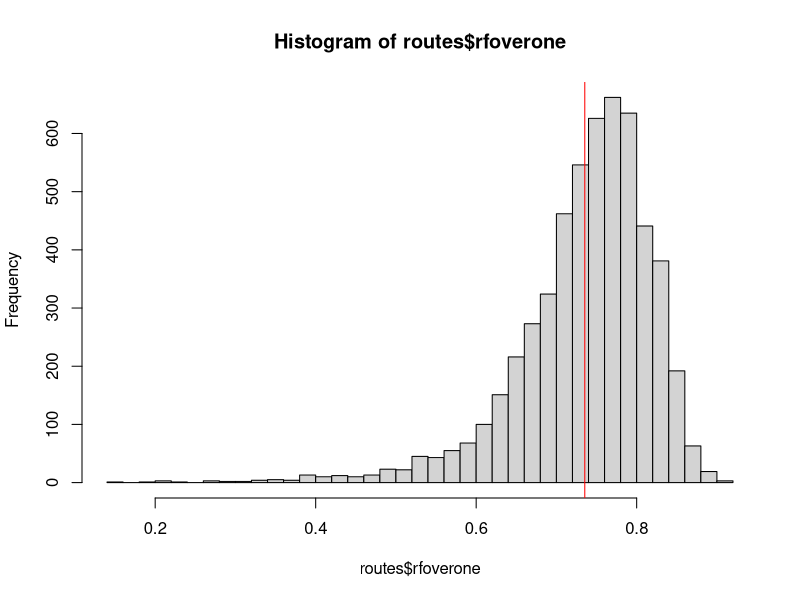
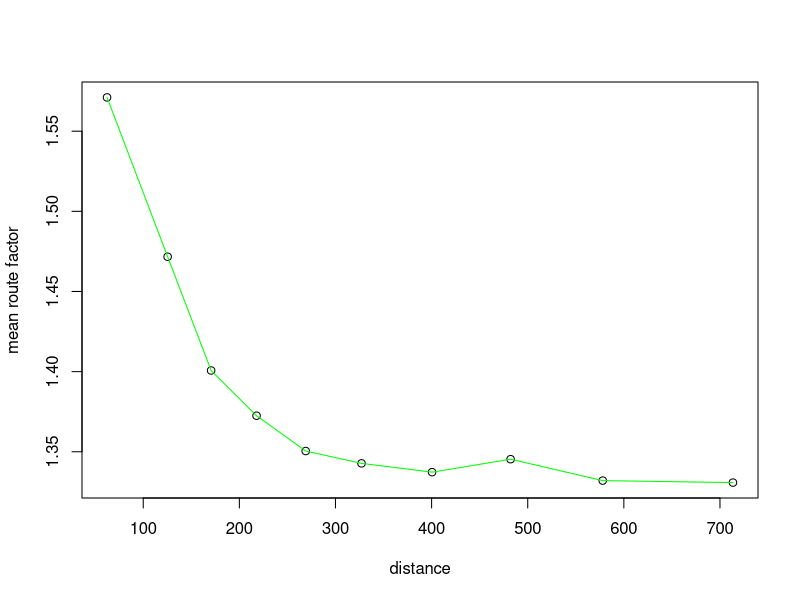
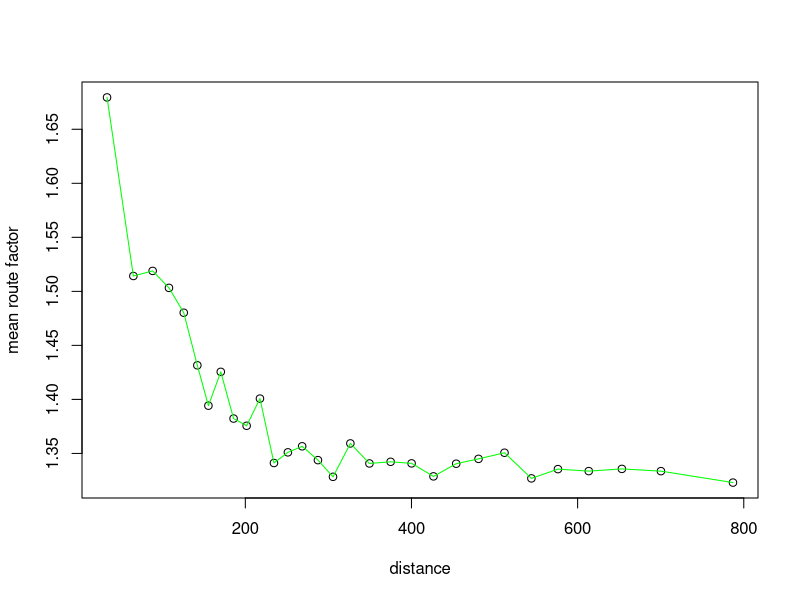

These charts were generated, in order, by the following R code:
## ---- chunk 1
require('knitr')
opts_chunk$set(fig.align='center') 
## ---- chunk 2
library(sp)
library(ggplot2)
library(Hmisc)#for binning distances
## ---- chunk 3
routes <- read.csv("latestrbindOfMatrixOutputs.csv")
## ---- chunk 4
colnames(routes)
## ---- chunk 5
knitr::kable(head(routes[,5:6]))
## ---- chunk 6
routes$distance <- routes$distance / 1000
## ---- chunk 7
origins <- data.matrix(subset(routes, select = c(origin_x, origin_y)))
dests <- data.matrix(subset(routes, select = c(dest_x, dest_y)))
## ---- chunk 8
routes$spDist <- 0
## ---- chunk 9
for (i in 1:nrow(origins)) {
  
  #get a single pair, turn into matrix for spDistsN1
  #needs transposing also. R matrix/dataframe orientation confuses me! If it doubt, hit it until it works.
  orig <- t(data.matrix(origins[i,]))
  #spDistN1: first arg needs to be a matrix of points. Supplying it with a single-row matrix
  #Second argument has to be a single point.
  #If the first arg had more values it would find all dists between each of those and the single point
  #But we only want each origin-destination pair distance
  #http://rpackages.ianhowson.com/rforge/sp/man/spDistsN1.html
  routes$spDist[i] <- spDistsN1(orig,dests[i,], longlat=TRUE)
  
}
## ---- chunk 10
#The ratio means "how much further is route distance than Euclidean/Great Circle?"
routes$rf <- routes$distance/routes$spDist
#"how much shorter is euclidean?"
routes$rfoverone <- routes$spDist/routes$distance
## ---- chunk 11
hist(routes$rfoverone, breaks=30)
abline(v=mean(routes$rfoverone),col="red")
## ---- chunk 12
rfbins <- function(data, bins) {
  
    data$distbins <- as.numeric(cut2(data$spDist, g=bins))
    
    #vectors of zeroes for the means
    distmean <- rep(0,bins)
    rfmean <- rep(0,bins)
    
    rfhypo <- data.frame(distmean, rfmean)
    
    #Use these bins to get average distance...
    rfhypo$distmean <- tapply(data$spDist, data$distbins, mean)
    #... and average route factor
    rfhypo$rfmean <- tapply(data$rf, data$distbins, mean)
    
    return(rfhypo)
    
}

## ---- chunk 13
rfhypo <- rfbins(routes, 10)

plot(rfhypo, xlab="distance", ylab="mean route factor")
lines(rfhypo, col="green")
## ---- chunk 14
rfhypo <- rfbins(routes, 30)

plot(rfhypo, xlab="distance", ylab="mean route factor")
lines(rfhypo, col="green")
